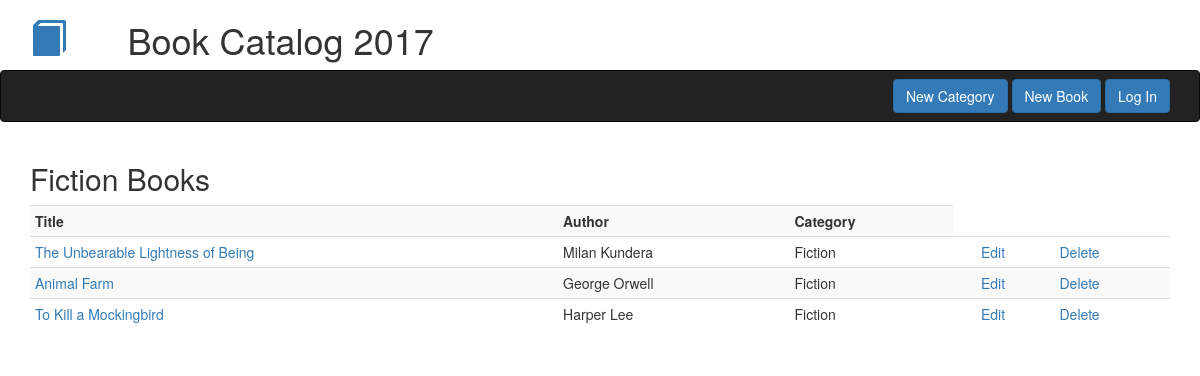
Page /categories/5/books-by-category on the earlier database version.
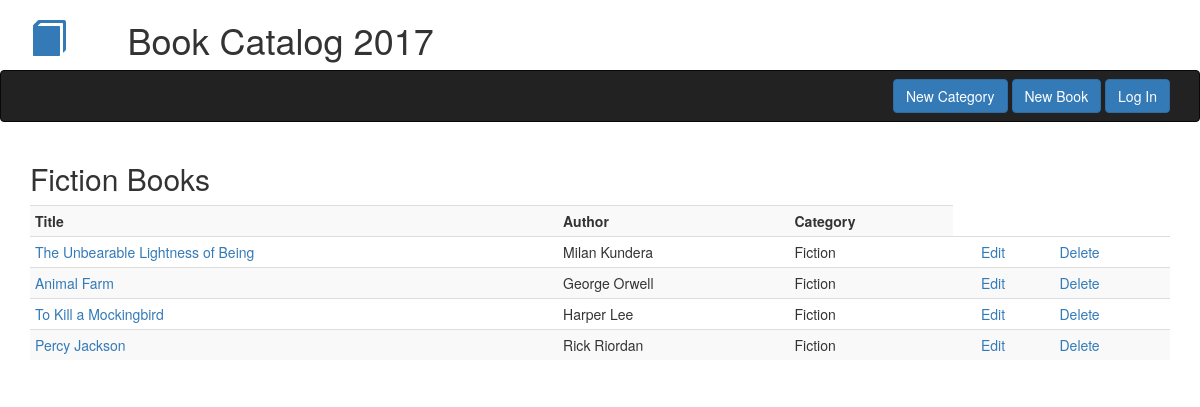
Same page on the later database version.
### db_setup.py (models this page shows, shortened)
class Book(Base):
    __tablename__ = 'book'
    title = Column(String(80), nullable = False)
    id = Column(Integer, primary_key = True)
    subtitle = Column(String(250))
    author = Column(String(250), nullable = False)
    author2 = Column(String(250))
    description = Column(String(250))
    category_id = Column(Integer, ForeignKey('category.id'))
    category = relationship(Category)

class Category(Base):
    __tablename__ = 'category'
    name = Column(String(80), nullable = False)
    id = Column(Integer, primary_key = True)

### catalog.py (the view)
@app.route('/categories/<int:category_id>/books-by-category')
def listBooksByCategory(category_id):
    category = session.query(Category).filter_by(id = category_id).one()
    books = session.query(Book).filter_by(category_id = category_id)
    return render_template('books_by_category.html', books = books, category = category)

### templates/books_by_category.html
{% extends 'bootstrap/base.html' %}
{% block navbar %}{% include 'header_nav.html' %}{% endblock %}
{% block content %}
<div class='container'>
    <h2>{{ category.name }} Books</h2>
            <table class='table table-striped table-condensed'>
            <th>Title</th><th>Author</th><th>Category</th>
            {% for book in books %}
                <tr><td><a href="{{ url_for('singleBook', book_id = book.id) }}">{{ book.title }}</a></td><td>{{ book.author }}</td><td>{{ category.name }}</td><td>{{book.count}}</td>
                <td><a href="{{ url_for('editBook', book_id = book.id) }}">Edit</a></td><td><a href="{{ url_for('deleteBook', book_id = book.id) }}">Delete</a></td></tr>
            {% endfor %}
            </table>
</div>
{% endblock %}

Differences in the rows shown:
added Book: title "Percy Jackson", author "Rick Riordan", {{ category.name }} "Fiction"
